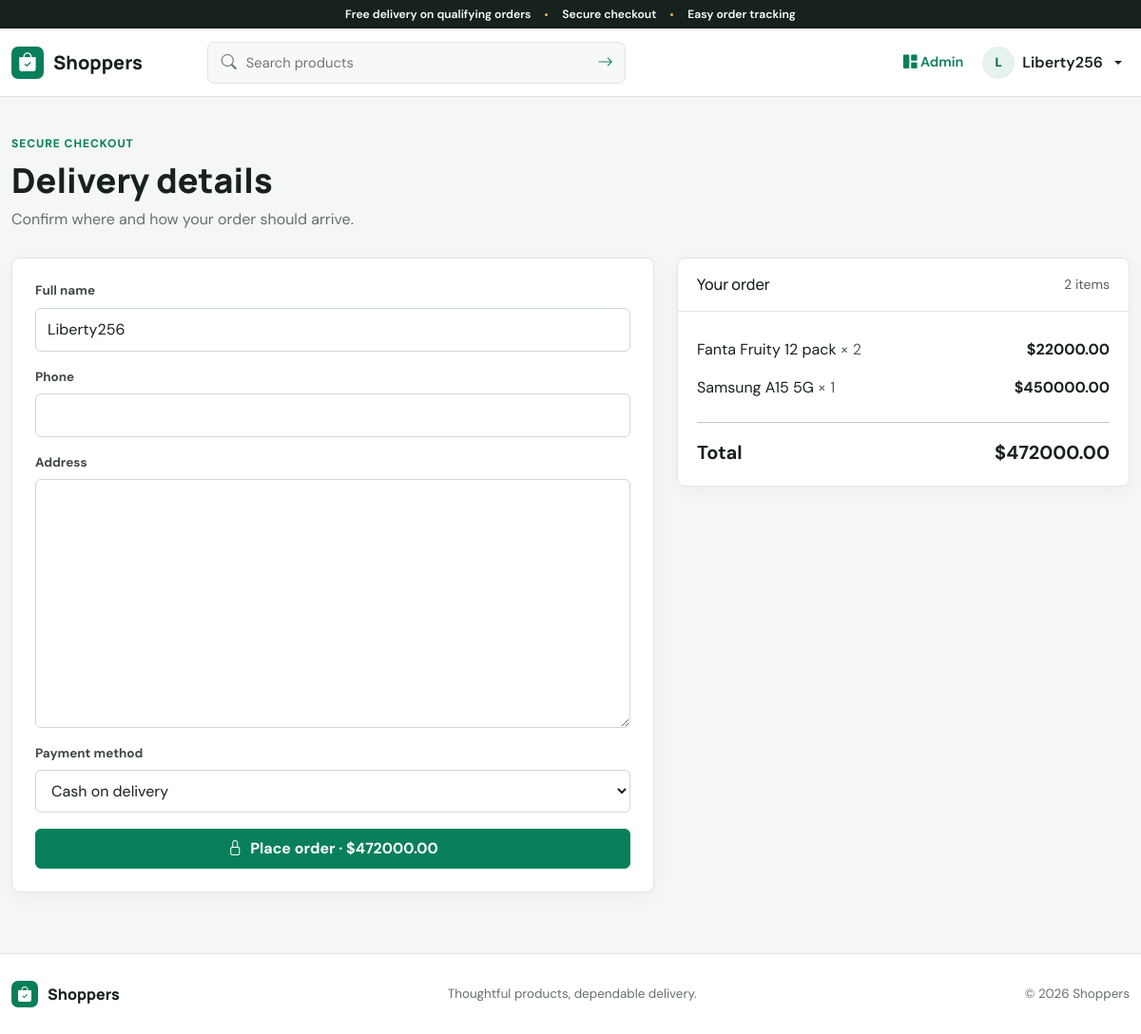
Page /clients/checkout/ (signed in) on the committed database.
### clients/models.py (models this page shows, shortened)
class CartItem(models.Model):
    user = models.ForeignKey(User, on_delete=models.CASCADE)
    product = models.ForeignKey(product, on_delete=models.CASCADE)
    quantity = models.PositiveIntegerField(default=1)
    @property
    def subtotal(self):
        return self.product.price * self.quantity
    class Meta:
        constraints = [
            models.UniqueConstraint(fields=['user', 'product'], name='unique_product_per_cart')
        ]

### market/models.py (models this page shows, shortened)
class product(models.Model):
    name = models.CharField(max_length=100)
    price = models.DecimalField(max_digits=10, decimal_places=2)
    category = models.ForeignKey(categories, on_delete=models.CASCADE)
    description = models.TextField()
    image = models.ImageField(upload_to='product_images/', blank=True)
    stock = models.PositiveIntegerField(default=0)
    is_active = models.BooleanField(default=True)
    is_hot_deal = models.BooleanField(default=False)
    hot_deal_rank = models.PositiveIntegerField(
        default=0,
        help_text='Higher numbers place hot deals ahead of other hot deals.',
    )
    hot_deal_label = models.CharField(max_length=80, blank=True)
    created_at = models.DateTimeField(default=timezone.now, editable=False)
    class Meta:
        ordering = ['-is_hot_deal', '-hot_deal_rank', '-created_at']

### clients/views.py (the view, shortened to what this page needs)
# urls.py: path('checkout/', views.checkout_view, name='checkout'),
@login_required
def checkout_view(request):
    items = CartItem.objects.filter(user=request.user).select_related('product')
    if not items.exists():
        messages.info(request, 'Your cart is empty.')
        return redirect('cart')
    total = sum(item.subtotal for item in items)
    initial = {
        'full_name': request.user.get_full_name() or request.user.username,
        'phone': getattr(getattr(request.user, 'profile', None), 'contact', ''),
    }
    form = CheckoutForm(request.POST or None, initial=initial)
    return render(request, 'clients/checkout.html', {'cart_items': items, 'total': total, 'form': form})

### clients/forms.py
class CheckoutForm(forms.Form):
    PAYMENT_CHOICES = [
        ('cash', 'Cash on delivery'),
        ('mobile', 'Mobile money'),
        ('card', 'Card payment'),
    ]
    full_name = forms.CharField(max_length=150)
    phone = forms.CharField(max_length=20)
    address = forms.CharField(widget=forms.Textarea)
    payment_method = forms.ChoiceField(choices=PAYMENT_CHOICES)

### shopper/context_processors.py (called while the page is built)
def cart_count(request):
    if request.user.is_authenticated:
        return {'cart_count': CartItem.objects.filter(user=request.user).count()}
    return {'cart_count': 0}

### templates/clients/checkout.html (shortened to what this page needs)
{% extends 'base.html' %}
{% block content %}
<section class="content-section"><div class="container">
    <div class="page-heading"><div><p class="eyebrow">Secure checkout</p><h1 class="page-title">Delivery details</h1><p class="page-subtitle">Confirm where and how your order should arrive.</p></div></div>
    <div class="row g-4"><div class="col-lg-7"><div class="panel"><div class="panel-body p-lg-4"><form method="post" class="form-shell">{% csrf_token %}
        {% for field in form %}<div class="form-field"><label for="{{ field.id_for_label }}">{{ field.label }}</label>{{ field }}</div>{% endfor %}
        <button class="btn btn-primary w-100 py-2" type="submit"><i class="bi bi-lock me-2"></i>Place order · ${{ total }}</button>
    </form></div></div></div>
    <div class="col-lg-5"><div class="panel"><div class="panel-header"><h2>Your order</h2><span class="text-muted small">{{ cart_items|length }} item{{ cart_items|length|pluralize }}</span></div><div class="panel-body">{% for item in cart_items %}<div class="d-flex justify-content-between gap-3 py-2"><span>{{ item.product.name }} <span class="text-muted">× {{ item.quantity }}</span></span><strong>${{ item.subtotal }}</strong></div>{% endfor %}<hr><div class="d-flex justify-content-between fs-5"><strong>Total</strong><strong>${{ total }}</strong></div></div></div></div></div>
</div></section>
{% endblock %}

### templates/base.html (shortened to what this page needs)
{% load static %}
<!DOCTYPE html>
<html lang="en">
<head>
    <link href="https://cdn.jsdelivr.net/npm/bootstrap@5.3.3/dist/css/bootstrap.min.css" rel="stylesheet">
    <link href="https://cdn.jsdelivr.net/npm/bootstrap-icons@1.11.3/font/bootstrap-icons.css" rel="stylesheet">
    <link href="{% static 'css/app.css' %}" rel="stylesheet">
</head>
<body>
<div class="announcement">Free delivery on qualifying orders <span></span> Secure checkout <span></span> Easy order tracking</div>
<nav class="navbar navbar-expand-lg navbar-light app-navbar sticky-top">
    <div class="container">
        <a class="navbar-brand" href="{% url 'home' %}" aria-label="Shoppers home">
            <span class="brand-mark"><i class="bi bi-bag-check-fill"></i></span>
            <span>Shoppers</span>
        </a>
        <div class="collapse navbar-collapse" id="navMenu">
            <form class="nav-search" method="get" action="{% url 'search' %}" role="search">
                <i class="bi bi-search"></i>
                <input type="search" name="q" placeholder="Search products" value="{{ request.GET.q }}" aria-label="Search products">
                <button type="submit" aria-label="Submit search"><i class="bi bi-arrow-right"></i></button>
            </form>
            <ul class="navbar-nav ms-auto align-items-lg-center gap-lg-1">
                {% if request.user.is_authenticated %}
                    {% if request.user.is_superuser %}
                    <li class="nav-item"><a class="nav-link workspace-link" href="{% url 'dashboard' %}"><i class="bi bi-grid-1x2-fill"></i> Admin</a></li>
                    {% elif request.user.delivery_agent %}
                    <li class="nav-item"><a class="nav-link workspace-link" href="{% url 'agent_dashboard' %}"><i class="bi bi-truck"></i> Deliveries</a></li>
                    {% else %}
                    <li class="nav-item"><a class="nav-link" href="{% url 'orders' %}">Orders</a></li>
                    <li class="nav-item"><a class="icon-link" href="{% url 'cart' %}" aria-label="Shopping cart"><i class="bi bi-bag"></i>{% if cart_count %}<span class="cart-count">{{ cart_count }}</span>{% endif %}</a></li>
                    {% endif %}
                    <li class="nav-item dropdown">
                        <button class="account-button dropdown-toggle" data-bs-toggle="dropdown" aria-expanded="false">
                            <span class="avatar">{{ request.user.username|first|upper }}</span>
                            <span class="account-name">{{ request.user.first_name|default:request.user.username }}</span>
                        </button>
                    </li>
                {% else %}
                    <li class="nav-item"><a class="nav-link" href="{% url 'login' %}">Sign in</a></li>
                    <li class="nav-item"><a class="btn btn-brand btn-sm" href="{% url 'register' %}">Create account</a></li>
                {% endif %}
            </ul>
        </div>
    </div>
</nav>
<main>{% block content %}{% endblock %}</main>
<footer class="site-footer">
    <div class="container footer-inner">
        <a class="navbar-brand footer-brand" href="{% url 'home' %}"><span class="brand-mark"><i class="bi bi-bag-check-fill"></i></span><span>Shoppers</span></a>
        <p>Thoughtful products, dependable delivery.</p>
        <p>&copy; {% now "Y" %} Shoppers</p>
    </div>
</footer>
</body>
</html>

### static/css/app.css (style rules this page uses)
:root { --ink: #17211d; --muted: #66706b; --line: #dfe5e1; --surface: #fff; --canvas: #f5f7f5; --brand: #087f5b; --brand-dark: #056246; --accent: #f2b84b; --danger: #c53b45; --info: #277da1; --radius: 8px; --shadow: 0 12px 34px rgba(23,33,29,.08); }
* { box-sizing: border-box; }
html { scroll-behavior: smooth; }
body { margin: 0; background: var(--canvas); color: var(--ink); font-family: "DM Sans", sans-serif; letter-spacing: 0; }
h1,h2,h3,h4,h5,h6,.navbar-brand { font-family: "Manrope", sans-serif; letter-spacing: 0; }
a { color: var(--brand); }
main { min-height: calc(100vh - 230px); }
.container { max-width: 1200px; }
.announcement { min-height: 30px; padding: 6px 16px; background: var(--ink); color: #fff; text-align: center; font-size: .76rem; font-weight: 600; }
.announcement span { display: inline-block; width: 3px; height: 3px; margin: 0 12px 2px; border-radius: 50%; background: var(--accent); }
.app-navbar { min-height: 72px; border-bottom: 1px solid var(--line); background: rgba(255,255,255,.96); backdrop-filter: blur(14px); }
.navbar-brand { display: inline-flex; align-items: center; gap: 10px; color: var(--ink); font-size: 1.24rem; font-weight: 800; }
.brand-mark { display: inline-grid; width: 34px; height: 34px; place-items: center; border-radius: 7px; background: var(--brand); color: #fff; }
.nav-search { display: flex; align-items: center; width: min(440px,42vw); margin-left: 52px; border: 1px solid var(--line); border-radius: 7px; background: #f7f9f7; overflow: hidden; }
.nav-search>i { margin-left: 14px; color: var(--muted); }
.nav-search input { min-width: 0; flex: 1; padding: 10px; border: 0; outline: 0; background: transparent; font-size: .92rem; }
.nav-search button { width: 40px; height: 40px; border: 0; background: transparent; color: var(--brand); }
.nav-link { color: var(--ink); font-weight: 600; font-size: .91rem; }
.workspace-link { color: var(--brand); }
.account-button { display: flex; align-items: center; gap: 8px; padding: 5px 8px; border: 0; background: transparent; color: var(--ink); font-weight: 600; }
.avatar { display: grid; width: 34px; height: 34px; place-items: center; border-radius: 50%; background: #e6f2ed; color: var(--brand-dark); font-size: .83rem; font-weight: 800; }
.btn { border-radius: 6px; font-weight: 700; }
.btn-brand,.btn-primary { border-color: var(--brand); background: var(--brand); color: #fff; }
.eyebrow { margin-bottom: 8px; color: var(--brand); font-size: .75rem; font-weight: 800; letter-spacing: .08em; text-transform: uppercase; }
.page-title { margin: 0; font-size: clamp(1.65rem,3vw,2.35rem); font-weight: 800; }
.page-subtitle { margin: 8px 0 0; color: var(--muted); }
.page-heading { display: flex; justify-content: space-between; gap: 24px; align-items: end; margin-bottom: 28px; }
.content-section { padding: 40px 0 64px; }
.panel { border: 1px solid var(--line); border-radius: var(--radius); background: var(--surface); box-shadow: 0 5px 20px rgba(23,33,29,.04); }
.panel-header { display: flex; justify-content: space-between; gap: 16px; align-items: center; padding: 17px 20px; border-bottom: 1px solid var(--line); }
.panel-header h2,.panel-header h3 { margin: 0; font-size: 1rem; }
.panel-body { padding: 20px; }
.form-shell label { display: block; margin-bottom: 7px; color: #3f4944; font-size: .84rem; font-weight: 700; }
.form-shell input:not([type="checkbox"]),.form-shell select,.form-shell textarea { display: block; width: 100%; padding: 10px 12px; border: 1px solid #cfd7d2; border-radius: 6px; background: #fff; color: var(--ink); outline: none; }
.form-field { margin-bottom: 17px; }
.site-footer { padding: 28px 0; border-top: 1px solid var(--line); background: #fff; }
.footer-inner { display: flex; align-items: center; justify-content: space-between; gap: 20px; }
.footer-inner p { margin: 0; color: var(--muted); font-size: .84rem; }
.footer-brand { font-size: 1rem; }
.footer-brand .brand-mark { width: 28px; height: 28px; }

### rows in the picture
CartItem: product.name "Fanta Fruity 12 pack", quantity "2", subtotal "22000.00"
CartItem: product.name "Samsung A15 5G", quantity "1", subtotal "450000.00"

### other values in the picture
{{ request.user.username|first|upper }} "L"
{{ request.user.first_name|default:request.user.username }} "Liberty256"
{{ field.label }} "Full name" "Phone" "Address" "Payment method"
{{ total }} "472000.00"
{{ cart_items|length }} "2"
